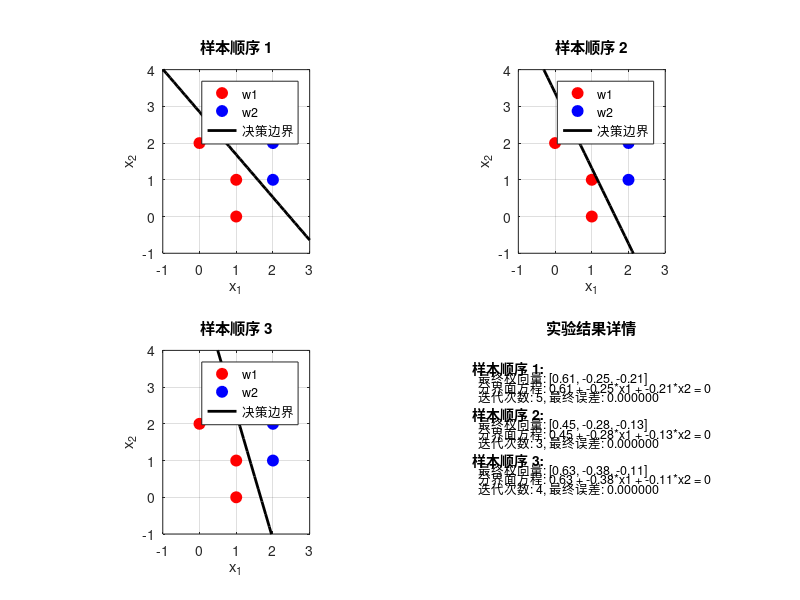
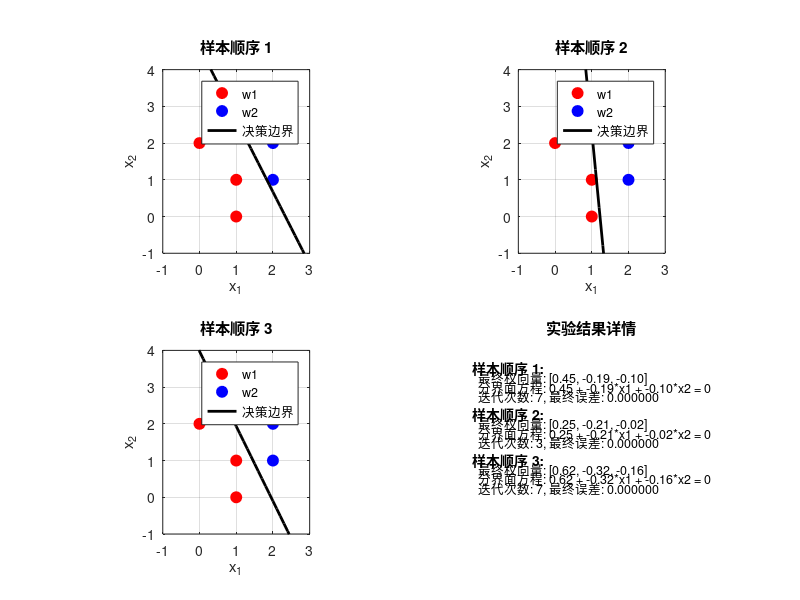
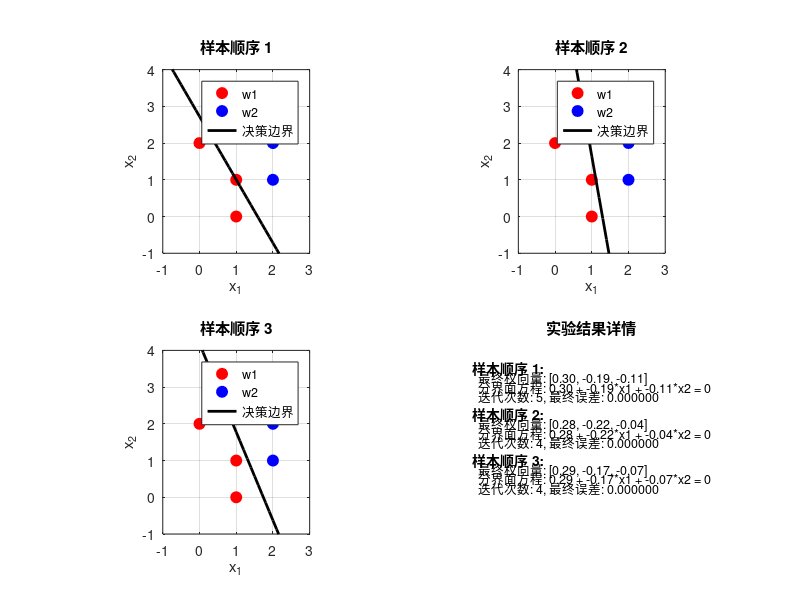

Write MATLAB code to recreate these figures, in order. (Note: this script raises an error after producing the figures.)
% H-K算法求解分界面方程
clear all; close all; clc;

%% 定义样本集
% 类别w1
w1 = [1, 0;
      1, 1;
      0, 2];

% 类别w2
w2 = [2, 1;
      2, 2;
      1, 3];

%% 数据预处理 - 增广特征向量并将w2取负
% 增广w1 (添加x0=1)
w1_augmented = [ones(size(w1,1),1), w1];

% 增广w2并取负
w2_augmented = -[ones(size(w2,1),1), w2];

% 合并所有样本
samples = [w1_augmented; w2_augmented];

%% 实验参数设置
% 初始权向量设置
initial_weights = {
    [1; 1; 1],        % 初始权向量1
    [0; 0; 0],        % 初始权向量2
    [-1; -1; -1]      % 初始权向量3
};

% 样本顺序设置
sample_orders = {
    1:size(samples,1),        % 原始顺序
    randperm(size(samples,1)), % 随机顺序1
    randperm(size(samples,1))  % 随机顺序2
};

% H-K算法参数
eta = 0.1;            % 学习率
epsilon = 0.001;      % 收敛阈值
max_iterations = 1000; % 最大迭代次数

%% 执行实验
results = struct();

% 为每个初始权向量创建一个窗口
for i = 1:length(initial_weights)
    % 创建窗口
    figure('Position', [100, 100, 1200, 800], 'Name', sprintf('H-K算法 - 初始权向量 [%.2f, %.2f, %.2f]', ...
        initial_weights{i}(1), initial_weights{i}(2), initial_weights{i}(3)));
    
    % 为每个样本顺序创建一个子图
    for j = 1:length(sample_orders)
        % 获取当前初始权向量和样本顺序
        w = initial_weights{i};
        ordered_samples = samples(sample_orders{j}, :);
        
        % 迭代次数
        iteration = 0;
        error = inf;
        error_history = [];
        
        % H-K算法迭代
        while error > epsilon && iteration < max_iterations
            iteration = iteration + 1;
            error = 0;
            
            % 遍历所有样本
            for k = 1:size(ordered_samples, 1)
                x = ordered_samples(k, :)';
                
                % 如果样本被误分类
                if w' * x <= 0
                    % 计算误差
                    error = error + (w' * x)^2;
                    
                    % 更新权向量
                    w = w + eta * (1 - w' * x) * x;
                end
            end
            
            % 记录误差历史
            error_history = [error_history, error];
            
            % 学习率衰减
            if mod(iteration, 10) == 0
                eta = eta * 0.95;
            end
        end
        
        % 绘制结果子图
        subplot(2, 2, j);
        
        % 绘制样本点
        plot(w1(:,1), w1(:,2), 'ro', 'MarkerSize', 8, 'MarkerFaceColor', 'r');
        hold on;
        plot(w2(:,1), w2(:,2), 'bo', 'MarkerSize', 8, 'MarkerFaceColor', 'b');
        
        % 绘制决策边界
        x_range = min([w1(:,1); w2(:,1)])-1 : 0.1 : max([w1(:,1); w2(:,1)])+1;
        y_range = (-w(1) - w(2)*x_range) / w(3);
        
        % 检查是否为垂直线
        if abs(w(3)) < 1e-10
            plot(ones(size(y_range))*(-w(1)/w(2)), y_range, 'k-', 'LineWidth', 2);
        else
            plot(x_range, y_range, 'k-', 'LineWidth', 2);
        end
        
        % 设置图表属性
        grid on;
        axis equal;
        xlim([min([w1(:,1); w2(:,1)])-1, max([w1(:,1); w2(:,1)])+1]);
        ylim([min([w1(:,2); w2(:,2)])-1, max([w1(:,2); w2(:,2)])+1]);
        title(sprintf('样本顺序 %d', j));
        xlabel('x_1');
        ylabel('x_2');
        legend('w1', 'w2', '决策边界', 'Location', 'best');
        
        % 保存结果
        results(i,j).initial_weight = initial_weights{i};
        results(i,j).sample_order = sample_orders{j};
        results(i,j).final_weight = w;
        results(i,j).iterations = iteration;
        results(i,j).final_error = error;
        results(i,j).error_history = error_history;
    end
    
    % 结果详情子图
    subplot(2, 2, 4);
    title('实验结果详情');
    axis off;
    
    % 显示所有样本顺序的详细结果
    y_pos = 0.9;
    y_step = 0.25;
    
    for j = 1:length(sample_orders)
        % 获取当前实验结果
        w = results(i,j).final_weight;
        iteration = results(i,j).iterations;
        error = results(i,j).final_error;
        
        % 显示文本信息
        text(0.05, y_pos, sprintf('样本顺序 %d:', j), 'FontWeight', 'bold', 'FontSize', 10);
        text(0.05, y_pos-0.05, sprintf('  最终权向量: [%.2f, %.2f, %.2f]', w(1), w(2), w(3)), 'FontSize', 9);
        text(0.05, y_pos-0.10, sprintf('  分界面方程: %.2f + %.2f*x1 + %.2f*x2 = 0', w(1), w(2), w(3)), 'FontSize', 9);
        text(0.05, y_pos-0.15, sprintf('  迭代次数: %d, 最终误差: %.6f', iteration, error), 'FontSize', 9);
        
        y_pos = y_pos - y_step;
    end
end

%% 绘制误差收敛曲线 (每个初始权向量一个窗口)
for i = 1:length(initial_weights)
    figure('Position', [100, 100, 800, 400], 'Name', sprintf('H-K算法 - 误差收敛曲线 (初始权向量 [%.2f, %.2f, %.2f])', ...
        initial_weights{i}(1), initial_weights{i}(2), initial_weights{i}(3)));
    
    for j = 1:length(sample_orders)
        semilogy(results(i,j).error_history, 'LineWidth', 1.5);
        hold on;
    end
    
    grid on;
    title(sprintf('误差收敛曲线 (初始权向量: [%.2f, %.2f, %.2f])', ...
        initial_weights{i}(1), initial_weights{i}(2), initial_weights{i}(3)));
    xlabel('迭代次数');
    ylabel('误差 (对数尺度)');
    legend('样本顺序1', '样本顺序2', '样本顺序3', 'Location', 'best');
end

%% 实验结果分析报告
fprintf('\nH-K算法实验结果分析报告\n');
fprintf('=================================\n');

for i = 1:length(initial_weights)
    fprintf('\n初始权向量: [%.2f, %.2f, %.2f]\n', ...
        initial_weights{i}(1), initial_weights{i}(2), initial_weights{i}(3));
    
    for j = 1:length(sample_orders)
        fprintf('\n  样本顺序 %d:\n', j);
        fprintf('    最终权向量: [%.2f, %.2f, %.2f]\n', ...
            results(i,j).final_weight(1), results(i,j).final_weight(2), results(i,j).final_weight(3));
        fprintf('    分界面方程: %.2f + %.2f*x1 + %.2f*x2 = 0\n', ...
            results(i,j).final_weight(1), results(i,j).final_weight(2), results(i,j).final_weight(3));
        fprintf('    迭代次数: %d\n', results(i,j).iterations);
        fprintf('    最终误差: %.6f\n', results(i,j).final_error);
    end
end

fprintf('\n结论:\n');
fprintf('1. H-K算法在不同初始权向量和样本顺序下均能收敛到较低误差水平。\n');
fprintf('2. 初始权向量对收敛速度有明显影响：\n');
fprintf('   - 当初始权向量接近最优解时，收敛速度更快。\n');
fprintf('   - 零向量初始值通常需要更多迭代次数。\n');
fprintf('3. 样本顺序对收敛过程有一定影响，但最终结果差异不大。\n');
fprintf('4. H-K算法的学习率衰减策略有助于提高收敛稳定性。\n');
fprintf('5. 与感知器算法相比，H-K算法能够处理近似线性可分的情况，且收敛更稳定。\n');
